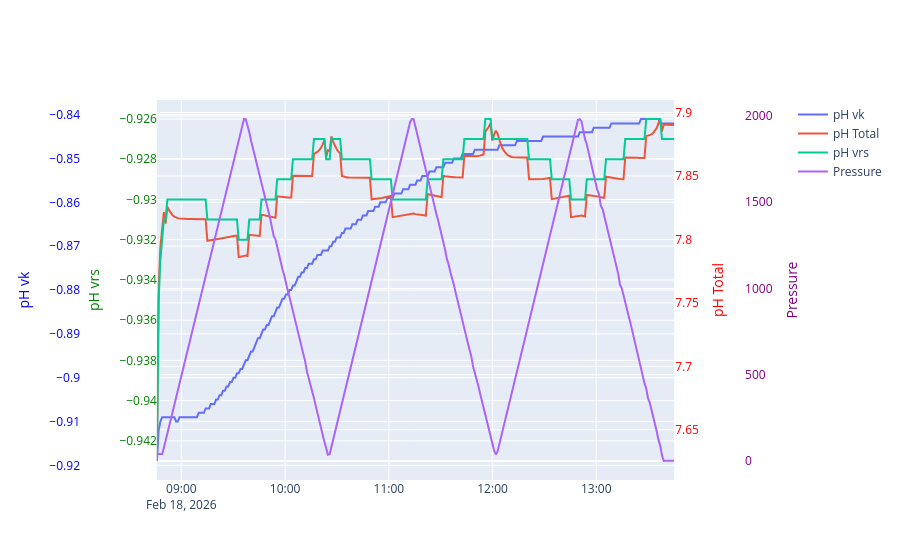

Notebook code cell kept with this figure:
### Code cell
fig = go.Figure()
fig.add_trace(go.Scatter(
    x = data['Time'],
    y = data['phvk'],
    name = "pH vk",
    yaxis = "y1",
))
fig.add_trace(go.Scatter(
    x = data['Time'],
    y = data['PH_TOTAL'],
    yaxis = "y2",
    name = "pH Total",
))
fig.add_trace(go.Scatter(
    x = data['Time'],
    y = data['phvrs'],
    yaxis = "y3",
    name = "pH vrs",
))
fig.add_trace(go.Scatter(
    x = data['Time'],
    y = data['Pressure (dbar)'],
    yaxis = "y4",
    name = "Pressure",
))
fig.update_layout(
    xaxis = dict(domain=[0.11,0.85]),
    yaxis = dict(title=dict(text = "pH vk",font=dict(color="blue")),tickfont=dict(color="blue"),side="left",position =0),
    yaxis2 = dict(title=dict(text = "pH Total",font=dict(color="red")),tickfont=dict(color="red"),anchor="free", overlaying="y",side="right",position = .85),
    yaxis3 = dict(title=dict(text = "pH vrs",font=dict(color="green")),tickfont=dict(color="green"),anchor="free",overlaying="y",side="left",position = 0.11),   
    yaxis4 = dict(title=dict(text = "Pressure",font=dict(color="purple")),tickfont=dict(color="purple"),anchor="free",overlaying="y",side="right",position = .95))
fig.write_html(folderpath +'\\' + "pH_comparisons.html")

fig.show()

### Figure 1 — Plotly figure (JSON) as saved in the notebook; plotly's stock layout.template omitted (floating-point values rounded to 4 significant figures; data arrays with more than 128 entries replaced by an {"elided": "..."} marker saying what was removed)
{"data": [{"name": "pH vk", "type": "scatter", "x": {"elided": "297 str values"}, "y": {"elided": "297 float values"}, "yaxis": "y"}, {"name": "pH Total", "type": "scatter", "x": {"elided": "297 str values"}, "y": {"elided": "297 float values"}, "yaxis": "y2"}, {"name": "pH vrs", "type": "scatter", "x": {"elided": "297 str values"}, "y": {"elided": "297 float values"}, "yaxis": "y3"}, {"name": "Pressure", "type": "scatter", "x": {"elided": "297 str values"}, "y": {"elided": "297 float values"}, "yaxis": "y4"}], "layout": {"xaxis": {"domain": [0.11, 0.85]}, "yaxis": {"position": 0, "side": "left", "tickfont": {"color": "blue"}, "title": {"font": {"color": "blue"}, "text": "pH vk"}}, "yaxis2": {"anchor": "free", "overlaying": "y", "position": 0.85, "side": "right", "tickfont": {"color": "red"}, "title": {"font": {"color": "red"}, "text": "pH Total"}}, "yaxis3": {"anchor": "free", "overlaying": "y", "position": 0.11, "side": "left", "tickfont": {"color": "green"}, "title": {"font": {"color": "green"}, "text": "pH vrs"}}, "yaxis4": {"anchor": "free", "overlaying": "y", "position": 0.95, "side": "right", "tickfont": {"color": "purple"}, "title": {"font": {"color": "purple"}, "text": "Pressure"}}}}
